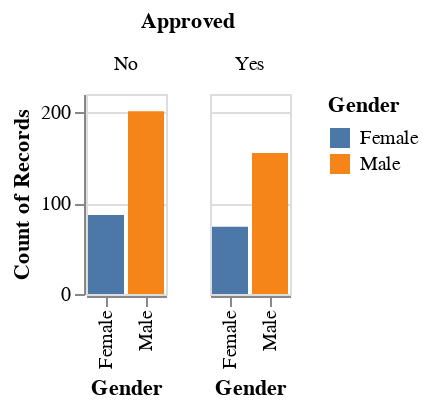

Here is the notebook cell this chart was saved with:
### Markdown cell above
(iv) Data visualization by:
- Approvals by gender
- Comparing the distributions of each of the predictor variables we plan to use in our analysis in a histogram

### Code cell
# data visualization: approvals by gender
data_vis_gender = alt.Chart(data_train).mark_bar().encode(
    x = alt.X('Gender'),
    y = alt.Y('count()'),
    color = alt.Color('Gender'),
).properties(
    height=100
).facet(
    "Approved:N",
)
data_vis_gender

### Figure 1 — Vega-Lite specification as saved in the notebook (floating-point values rounded to 4 significant figures; data arrays with more than 128 entries replaced by an {"elided": "..."} marker saying what was removed)
{"config": {"view": {"continuousWidth": 400, "continuousHeight": 300}}, "data": {"name": "data-733744a9cbe2c0bce33a8e2d551bde6a"}, "facet": {"field": "Approved", "type": "nominal"}, "spec": {"mark": "bar", "encoding": {"color": {"field": "Gender", "type": "nominal"}, "x": {"field": "Gender", "type": "nominal"}, "y": {"aggregate": "count", "type": "quantitative"}}, "height": 100}, "$schema": "https://vega.github.io/schema/vega-lite/v4.17.0.json", "datasets": {"data-733744a9cbe2c0bce33a8e2d551bde6a": {"elided": "517 records"}}}
